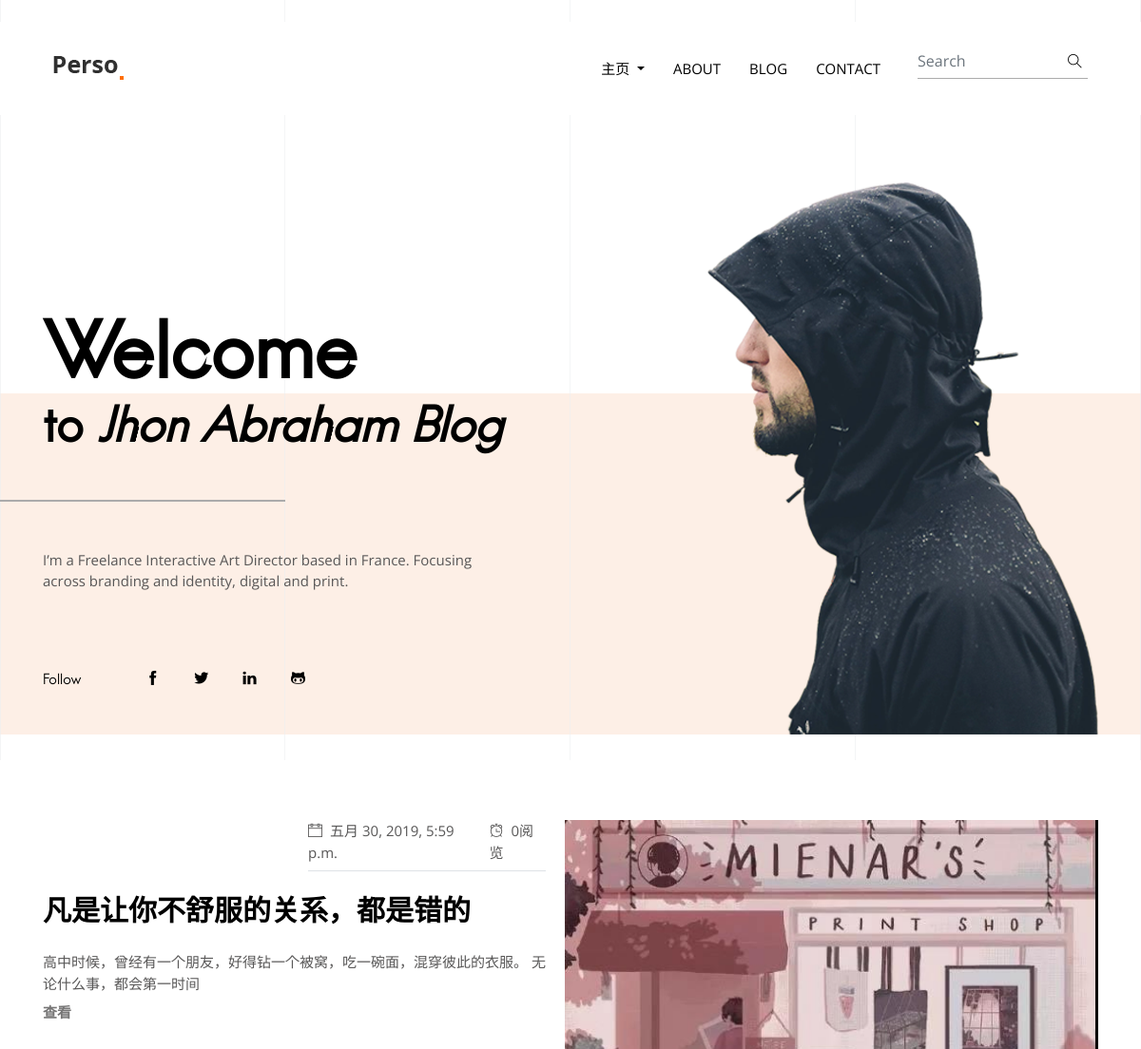
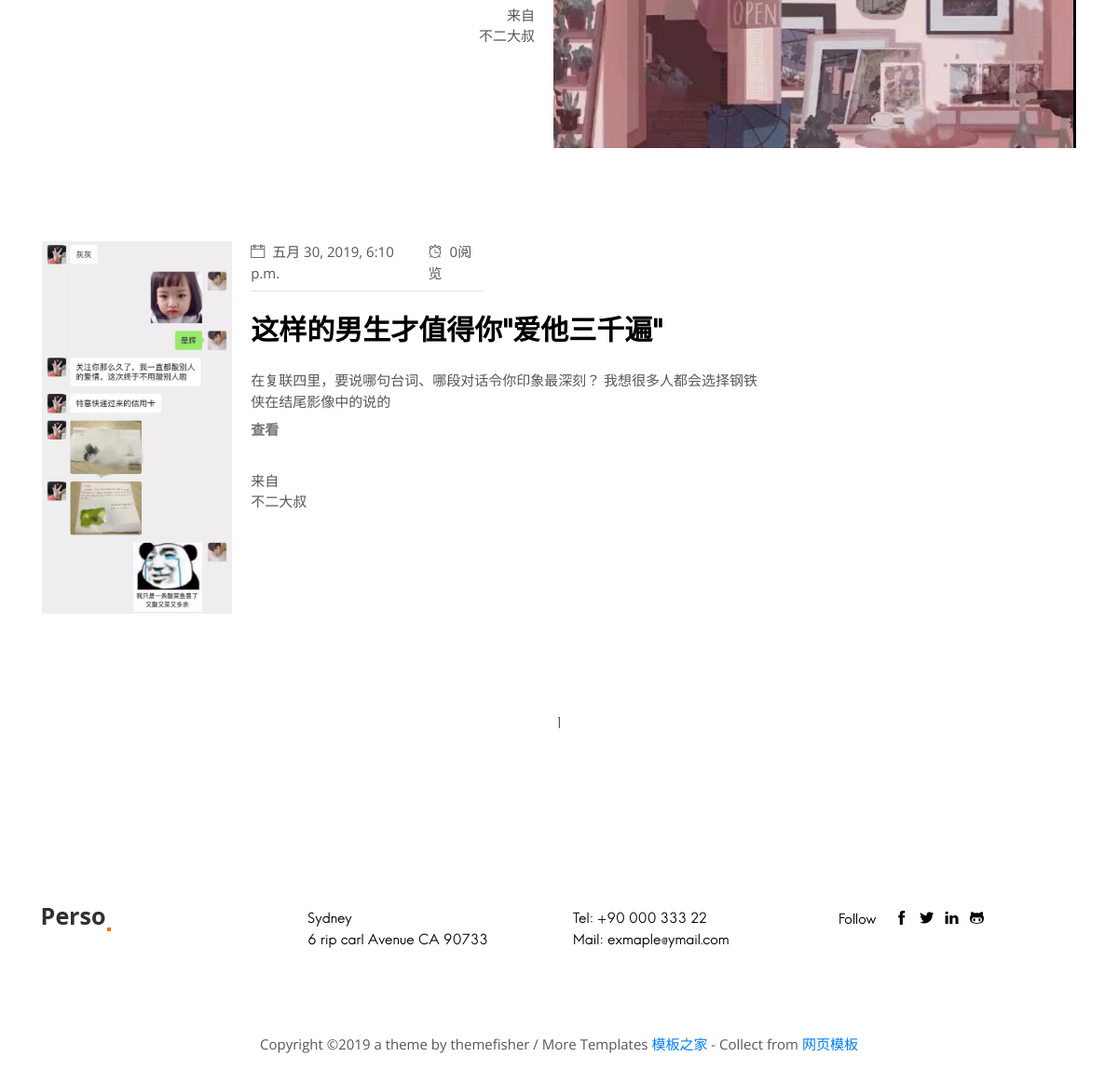
The app's page /blog/categories/6/ with its own data (2 pictures, top to bottom).
### blog/models.py (models this page shows, shortened)
class Dynamic(models.Model):
    title = models.CharField(max_length=50,verbose_name='标题')
    body = models.TextField(verbose_name='内容')
    img=models.ImageField(upload_to='DynamicPicture',verbose_name='动态配图')
    views = models.PositiveIntegerField(default=0,verbose_name='阅读数')
    categories=models.ForeignKey(Categories,on_delete=models.CASCADE,verbose_name='分类')
    tag=models.ManyToManyField(Tag,verbose_name='标签')
    release_time=models.DateTimeField(auto_now_add=True,verbose_name='发布时间')
    author=models.ForeignKey(User,on_delete=models.CASCADE,verbose_name='作者')
    class Meta():
        verbose_name = "文章"
        verbose_name_plural = verbose_name

### blog/views.py (the view)
# urls.py: url(r'^categories/(\d+)/$',views.categories,name='categories'),
def categories(request,id):
    pagenum = request.GET.get('page')
    if pagenum == None:
        pagenum = 1
    else:
        pagenum = pagenum
    dynamics= get_object_or_404(Categories, pk=id).dynamic_set.all()
    paginator = Paginator(dynamics, 6)
    page = paginator.get_page(pagenum)
    return render(request, 'blog/homepage-2.html', {'page': page})

### blog/templatetags/extend_fun.py (called while the page is built)
@register.filter(name='myslice')
def myslice(value,length):
    return value[:length]

### templates/blog/homepage-2.html (shortened to what this page needs)
﻿<!DOCTYPE html>
<html lang="zxx">
<head>
  <link rel="stylesheet" href="/static/plugins/bootstrap/bootstrap.min.css">
  <link rel="stylesheet" href="/static/plugins/slick/slick.css">
  <link rel="stylesheet" href="/static/plugins/themify-icons/themify-icons.css">
  <link href="/static/css/style.css" rel="stylesheet">
</head>
<body>
{% load extend_fun %}
<div class="dividers">
  <div class="divider"></div>
  <div class="divider"></div>
  <div class="divider"></div>
  <div class="divider"></div>
</div>
<header class="navigation">
    <nav class="navbar navbar-expand-lg navbar-light">
        <a class="navbar-brand" href="{% url 'blog:about' %}"><img class="img-fluid" src="/static/images/logo.png" alt="parsa"></a>
        <div class="collapse navbar-collapse text-center" id="navogation">
            <ul class="navbar-nav ml-auto">
                <li class="nav-item dropdown">
                    <a class="nav-link text-uppercase text-dark dropdown-toggle" href="#" id="navbarDropdown"
                       role="button" data-toggle="dropdown" aria-haspopup="true" aria-expanded="false">
                        主页
                    </a>
                </li>
                <li class="nav-item">
                    <a class="nav-link text-uppercase text-dark" href="{% url 'blog:about' %}">About</a>
                </li>
                <li class="nav-item">
                    <a class="nav-link text-uppercase text-dark" href="{% url 'blog:detail' 12 %}">Blog</a>
                </li>
                <li class="nav-item">
                    <a class="nav-link text-uppercase text-dark" href="{% url 'blog:contact' %}">Contact</a>
                </li>
            </ul>
            <form class="form-inline position-relative ml-lg-4">
                <input class="form-control px-0 w-100" type="search" placeholder="Search">
                <button class="search-icon" type="submit"><i class="ti-search text-dark"></i></button>
            </form>
        </div>
    </nav>
</header>
<section class="hero-section">
  <div class="container">
    <div class="row">
      <div class="col-lg-6 align-self-end">
        <h1 class="mb-0">Welcome</h1>
        <h2 class="mb-100 title-border-lg">to <i>Jhon Abraham Blog</i></h2>
        <p class="mb-80 mr-5">I’m a Freelance Interactive Art Director based in France. Focusing across branding and
          identity, digital and
          print.</p>
        <span class="font-secondary text-dark mr-3 mr-sm-5">Follow</span>
        <ul class="list-inline d-inline-block mb-5">
          <li class="list-inline-item mx-3"><a href="#" class="text-dark"><i class="ti-facebook"></i></a></li>
          <li class="list-inline-item mx-3"><a href="#" class="text-dark"><i class="ti-twitter-alt"></i></a></li>
          <li class="list-inline-item mx-3"><a href="#" class="text-dark"><i class="ti-linkedin"></i></a></li>
          <li class="list-inline-item mx-3"><a href="#" class="text-dark"><i class="ti-github"></i></a></li>
        </ul>
      </div>
      <div class="col-lg-6 text-right">
        <img class="img-fluid" src="/static/images/banner-img.png" alt="banner-image">
      </div>
    </div>
  </div>
</section>
<section class="section">
  <div class="container">
    <div class="row">
      {% for dynamic in page.object_list %}
        {% if forloop.counter|divisibleby:2 %}
        <div class="col-12 mb-100">
          <article data-file="articles/b.html" data-target="article" class="article-full-width">
            <div class="post-image">
              <img class="img-fluid" src="/static/media/{{dynamic.img}}" alt="post-thumb">
            </div>
            <div class="post-content">
              <ul class="list-inline d-flex justify-content-between border-bottom post-meta pb-2 mb-4">
                <li class="list-inline-item"><i class="ti-calendar mr-2"></i>{{ dynamic.release_time }}</li>
                <li class="list-inline-item"><i class="ti-alarm-clock mr-2"></i><span class="eta">{{ dynamic.views }}</span>阅览</li>
              </ul>
              <h4 class="mb-4"><a href="{% url 'blog:detail' dynamic.id %}" class="text-dark">{{ dynamic.title }}</a></h4>
              <p class="mb-0 post-summary">{{ dynamic.body|myslice:50 }}</p>
              <a class="btn btn-transparent mb-4" href="{% url 'blog:detail' dynamic.id %}">查看</a>
              <div class="author">
                <span class="d-block">来自</span>
                <p>{{ dynamic.author }}</p>
              </div>
            </div>
          </article>
        </div>
        {% else %}
           <div class="col-12 mb-100">
          <article data-file="articles/b.html" data-target="article" class="article-full-width article-right">
            <div class="post-image">
              <img class="img-fluid" src="/static/media/{{dynamic.img}}" alt="post-thumb">
            </div>
            <div class="post-content">
              <ul class="list-inline d-flex justify-content-between border-bottom post-meta pb-2 mb-4">
                <li class="list-inline-item"><i class="ti-calendar mr-2"></i>{{ dynamic.release_time }}</li>
                <li class="list-inline-item"><i class="ti-alarm-clock mr-2"></i><span class="eta">{{ dynamic.views }}</span>阅览</li>
              </ul>
              <h4 class="mb-4"><a href="{% url 'blog:detail' dynamic.id %}" class="text-dark">{{ dynamic.title }}</a></h4>
              <p class="mb-0 post-summary">{{ dynamic.body|myslice:50 }}</p>
              <a class="btn btn-transparent mb-4" href="{% url 'blog:detail' dynamic.id %}">查看</a>
              <div class="author">
                <span class="d-block">来自</span>
                <p>{{ dynamic.author }}</p>
              </div>
            </div>
          </article>
        </div>
        {% endif %}
    {% endfor %}
    </div>
    <div class="row">
            <div class="col-12">
                <nav>
                    <ul class="pagination justify-content-center align-items-center">
                        {% for num in page.paginator.page_range %}
                            <li class="page-item"><a class="page-link" href="/blog/index/?page={{num}}"> {{ num }} </a></li>
                        {% endfor %}
                    </ul>
                </nav>
            </div>
        </div>
  </div>
</section>
<footer>
  <div class="section">
    <div class="container">
      <div class="row">
        <div class="col-md-3 col-sm-6 mb-4 mb-md-0">
          <a href="index.html"><img src="/static/images/logo.png" alt="persa" class="img-fluid"></a>
        </div>
        <div class="col-md-3 col-sm-6 mb-4 mb-md-0">
          <ul class="list-unstyled">
            <li class="font-secondary text-dark">Sydney</li>
            <li class="font-secondary text-dark">6 rip carl Avenue CA 90733</li>
          </ul>
        </div>
        <div class="col-md-3 col-sm-6 mb-4 mb-md-0">
          <ul class="list-unstyled">
            <li class="font-secondary text-dark">Tel: +90 000 333 22</li>
            <li class="font-secondary text-dark">Mail: exmaple@ymail.com</li>
          </ul>
        </div>
        <div class="col-md-3 col-sm-6 mb-4 mb-md-0">
          <span class="font-secondary text-dark mr-3">Follow</span>
          <ul class="list-inline d-inline-block">
            <li class="list-inline-item"><a href="#" class="text-dark"><i class="ti-facebook"></i></a></li>
            <li class="list-inline-item"><a href="#" class="text-dark"><i class="ti-twitter-alt"></i></a></li>
            <li class="list-inline-item"><a href="#" class="text-dark"><i class="ti-linkedin"></i></a></li>
            <li class="list-inline-item"><a href="#" class="text-dark"><i class="ti-github"></i></a></li>
          </ul>
        </div>
      </div>
    </div>
  </div>
  <div class="text-center">
    <p>Copyright © a theme by themefisher / More Templates <a href="http://www.cssmoban.com/" target="_blank" title="模板之家">模板之家</a> - Collect from <a href="http://www.cssmoban.com/" title="网页模板" target="_blank">网页模板</a></p>
  </div>
</footer>
</body>
</html>

### static/css/style.css (style rules this page uses)
body { line-height: 1.5; font-family: "Open Sans", sans-serif; -webkit-font-smoothing: antialiased; font-size: 15px; color: #585757; }
p, .paragraph { font-weight: 400; font-size: 15px; line-height: 1.5; font-family: "Open Sans", sans-serif; }
h1, h2, h3, h4, h5, h6 { color: #000000; font-family: "hanskendrick"; font-weight: 600; line-height: 1.2; }
h1, .h1 { font-size: 80px; }
h2, .h2 { font-size: 50px; }
h4, .h4 { font-size: 30px; }
.btn { font-size: 15px; font-family: "Open Sans", sans-serif; text-transform: capitalize; padding: 8px 20px; border-radius: 0; font-weight: 600; border: 1px solid; position: relative; z-index: 1; transition: .2s ease; }
.btn-transparent { color: #767575; border: 0; }
body { background-color: #fff; overflow-x: hidden; }
ol, ul { list-style-type: none; margin: 0px; }
img { vertical-align: middle; border: 0; }
a, a:hover, a:focus { text-decoration: none; }
a, button, select { cursor: pointer; transition: .2s ease; }
.section { padding-top: 90px; padding-bottom: 90px; }
.text-dark { color: #000000 !important; }
.font-secondary { font-family: "hanskendrick" !important; }
.mb-80 { margin-bottom: 80px !important; }
.mb-100 { margin-bottom: 100px !important; }
.form-control { border: 0; border-bottom: 1px solid #ababab; border-radius: 0; }
.navigation { z-index: 9; }
.headroom { position: -webkit-sticky; position: sticky; top: 0; left: 0; right: 0; transition: all .4s ease-in-out; padding: 10px 40px; background-color: #fff; }
.navbar .nav-item .nav-link { padding: 20px 15px; }
.search-icon { border: 0; background: transparent; position: absolute; right: 0; top: 50%; -webkit-transform: translateY(-50%); transform: translateY(-50%); }
.title-border-lg { position: relative; }
.title-border-lg::before { position: absolute; content: ""; height: 2px; width: 300px; left: -45px; bottom: -50px; background: #ababab; }
.pagination .page-item .page-link { font-family: "hanskendrick"; font-size: 30px; border: 0; color: #585757; }
.pagination .page-item:first-child .page-link, .pagination .page-item:last-child .page-link { font-size: 16px; }
.hero-section { padding: 70px 0 0; background-image: linear-gradient(#fff 45%, #fdefe6 0); }
.dividers { display: flex; align-items: center; width: 1200px; position: fixed; top: 0; left: 50%; -webkit-transform: translateX(-50%); transform: translateX(-50%); }
.dividers .divider { border-right: 1px solid #edeef0; flex-basis: 50%; height: 100vh; opacity: .6; }
.dividers .divider:first-child { border-left: 1px solid #edeef0; }
.article-full-width { display: flex; flex-wrap: nowrap; }
.article-full-width .post-image { margin-right: 20px; }
.article-full-width .post-image img { height: 400px; width: auto; }
.article-full-width .post-content { width: 50%; }
.article-full-width .post-content .btn { padding-left: 0; }
.article-full-width .post-meta { width: 250px; }
.article-full-width.article-right { justify-content: flex-end; }
.article-full-width.article-right .post-image { order: 2; margin: 0 0 0 20px; }
.article-full-width.article-right .post-content { order: 1; }
.article-full-width.article-right .post-meta { margin-left: auto; }
.article-full-width.article-right .author { text-align: right; }

### records on screen
Dynamic: img (picture), release_time "五月 30, 2019, 5:59 p.m.", views "0", title "凡是让你不舒服的关系，都是错的", body|myslice "高中时候，曾经有一个朋友，好得钻一个被窝，吃一碗面，混穿彼此的衣服。 无论什么事，都会第一时间", author "不二大叔"
Dynamic: img (picture), release_time "五月 30, 2019, 6:10 p.m.", views "0", title "这样的男生才值得你“爱他三千遍”", body|myslice "在复联四里，要说哪句台词、哪段对话令你印象最深刻？ 我想很多人都会选择钢铁侠在结尾影像中的说的", author "不二大叔"

### other values on screen
{{ num }} "1"
